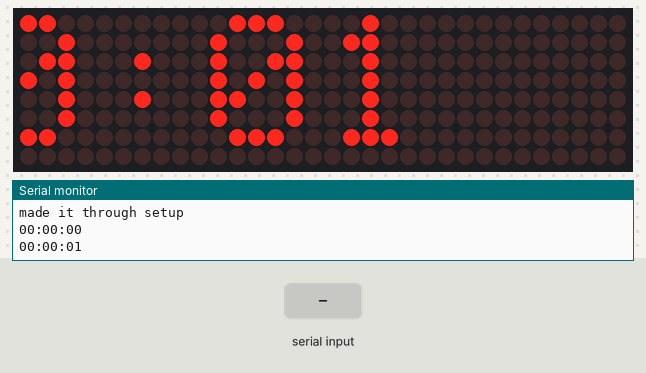
This sketch was run on a simulated Arduino Uno, built with avr-gcc and run on an emulated ATmega328P. Shown: 32×8 LED matrix, the last lines printed to the serial monitor. The inputs (shaded band) are chosen by the test bench.

Above: at 2.13 s.
2.2 s: "90,45,200,10\n" received over Serial
At 3.7 s:
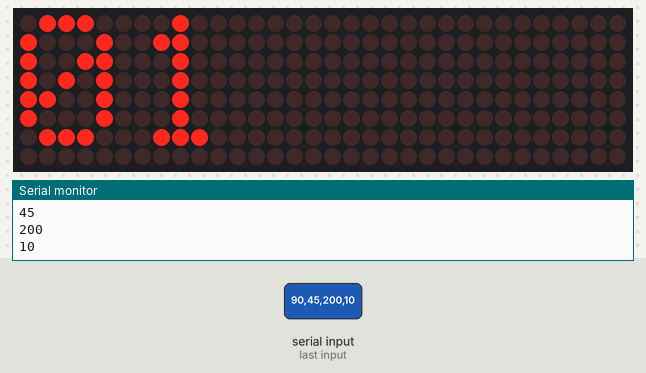
3.9 s: "90,45,200\n" received over Serial
At 3.96 s:
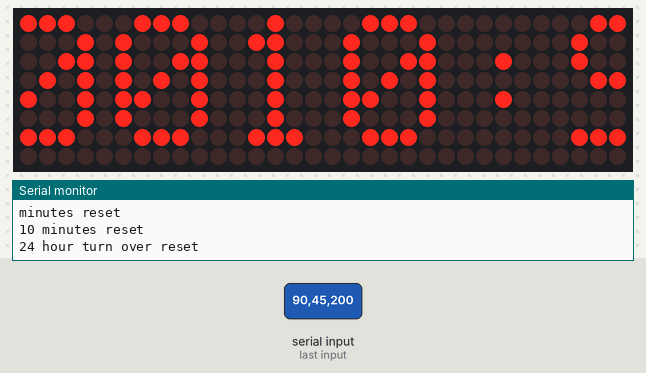

The sketch:

MAXClock.ino
```cpp
// (licence header left out)
#include <Adafruit_GFX.h>
#include <Max72xxPanel.h>


int pinCS = 10; // Attach CS to this pin, DIN to MOSI and CLK to SCK (cf http://arduino.cc/en/Reference/SPI )
int numHorizDisp = 4;//adjust this to your setup
int numVertDisp = 1;
int ampm = 0; // if you want it to run 24 hour set to 0 if you want 12 hour set to 1
int txtsz = 1;
int rot = 1;
int marquee = 1;//1 marquee enabled, 0 disabled
int h;
int h1;
int m;
int m1;
int s;
int s1;
int curs = 0;
int interval = 1000;
int interval1 = 80;
int debug;
int i;
String msg;
String sermsg;
unsigned long prevMil = 0;
unsigned long prevMil1 = 0;

Max72xxPanel matrix = Max72xxPanel(pinCS, numHorizDisp, numVertDisp);

void setup() {
  Serial.begin(57600);
  matrix.setIntensity(3); // Set brightness between 0 and 15

  matrix.setRotation(0, rot); //you may have to change this section depending on your LED matrix setup
  matrix.setRotation(1, rot);
  matrix.setRotation(2, rot);
  matrix.setRotation(3, rot);
  matrix.setTextSize(txtsz);
  matrix.setTextWrap(false);
  matrix.setTextColor(HIGH);
  Serial.println("made it through setup");
}

void loop() {
  unsigned long curMil = millis();
  unsigned long curMil1 = millis();
  if ((unsigned long)(curMil - prevMil) >= interval) {
    if ((unsigned long)(curMil - prevMil) > interval) {
      debug = debug + ((curMil - prevMil) - interval);
      i++;
      if (i == 10) {
        Serial.println(debug);
        i = 0;
      }
    }
    if (Serial.available() > 5) // set the clock with ab hours cd min and ef seconds in the format "a,b,c,d,e,f" in the serial console
    {
      Serial.println("serial was deamed avialable");
      h = Serial.parseInt();
      Serial.println(h);
      h1 = Serial.parseInt();
      Serial.println(h1);
      m = Serial.parseInt();
      Serial.println(m);
      m1 = Serial.parseInt();
      Serial.println(m1);
      s = Serial.parseInt();
      Serial.println(s);
      s1 = Serial.parseInt();
      Serial.println(s1);
    }
    msg = "";
    msg.concat(h);
    msg.concat(h1);
    msg.concat(":");
    msg.concat(m);
    msg.concat(m1);
    sermsg = msg;
    sermsg.concat(":");
    sermsg.concat(s);
    sermsg.concat(s1);
    Serial.println(sermsg);
    if (marquee == 1) {
      msg.concat(":");
      msg.concat(s);
      msg.concat(s1);
    }
    s1++;
  if (s1 >= 10) {
      s1 = 0;
      s++;
      Serial.println("seconds reset");
    }
    if (s >= 6) {
      s = 0;
      m1++;
      Serial.println("10 seconds reset");
    }
    if (m1 >= 10) {
      m1 = 0;
      m++;
      Serial.println("minutes reset");
    }
    if (m >= 6) {
      m = 0;
      h1++;
      Serial.println("10 minutes reset");
    }
    if ((ampm == 0 and h1 >= 10 and h < 2) or (ampm == 1 and h1 >= 10 and h < 1)) {
      h1 = 0;
      h++;
      Serial.println("hours reset");
    }
    if (ampm == 0) {
      if (h >= 2 and h1 >= 4) {
        h = 0;
        h1 = 0;
        Serial.println("24 hour turn over reset");
      }
    }
    else {
      if (h >= 1 and h1 >= 4) {
        h = 0;
        h1 = 0;
        Serial.println("12 hour turn over reset");
      }
    }
    prevMil = curMil;
  }

  if (marquee == 1) {
    if ((unsigned long)(curMil1 - prevMil1) >= interval1) {
      curs --;
      if (curs == -msg.length() * 6) {
        curs = 34;
      }
      prevMil1 = curMil1;
    }
  }
  matrix.fillScreen(LOW);//Empty the screen
  matrix.setCursor(curs, 0); //Move the cursor to the end of the screen
  matrix.print(msg);
  matrix.write();
}
```
